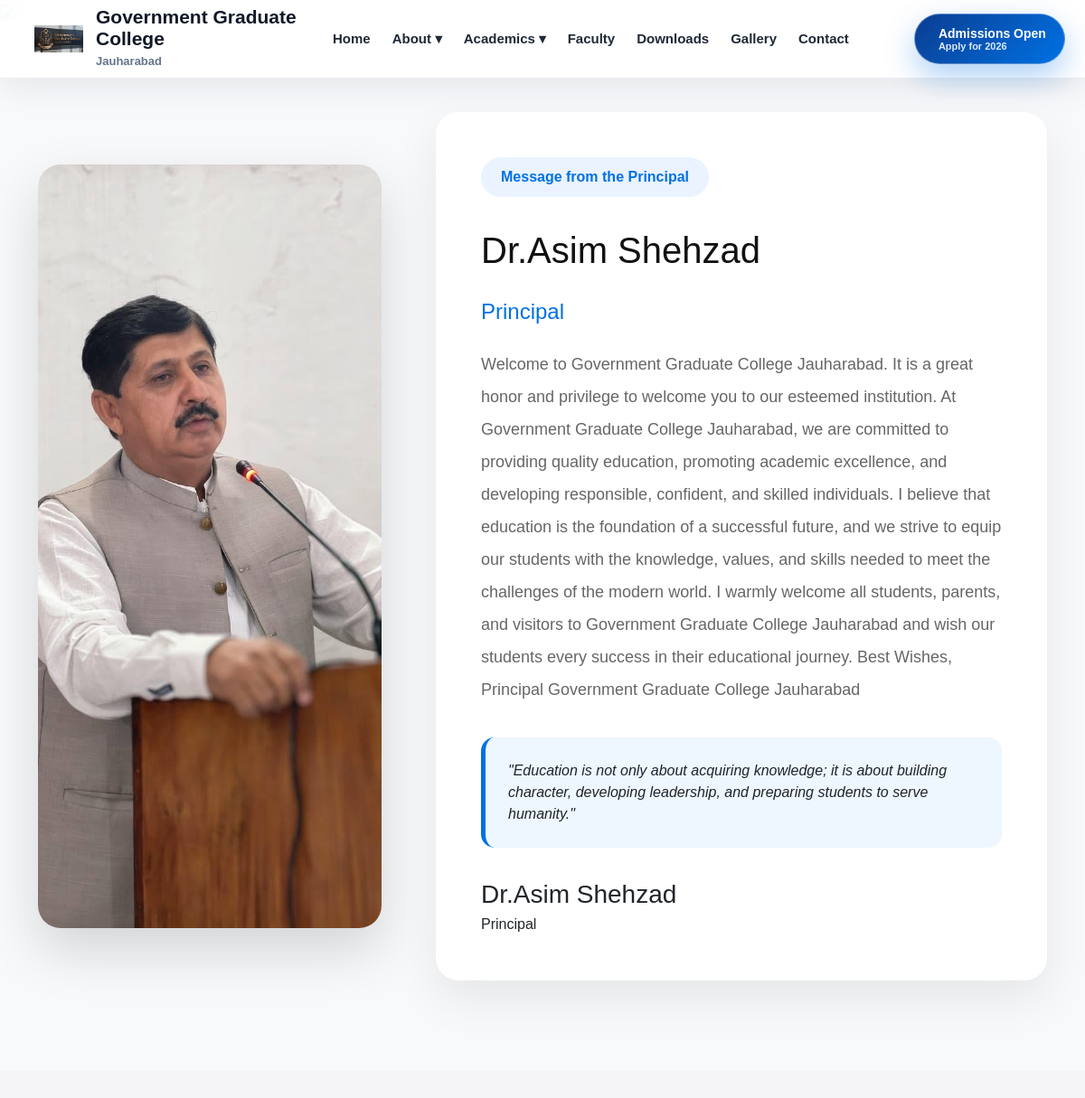
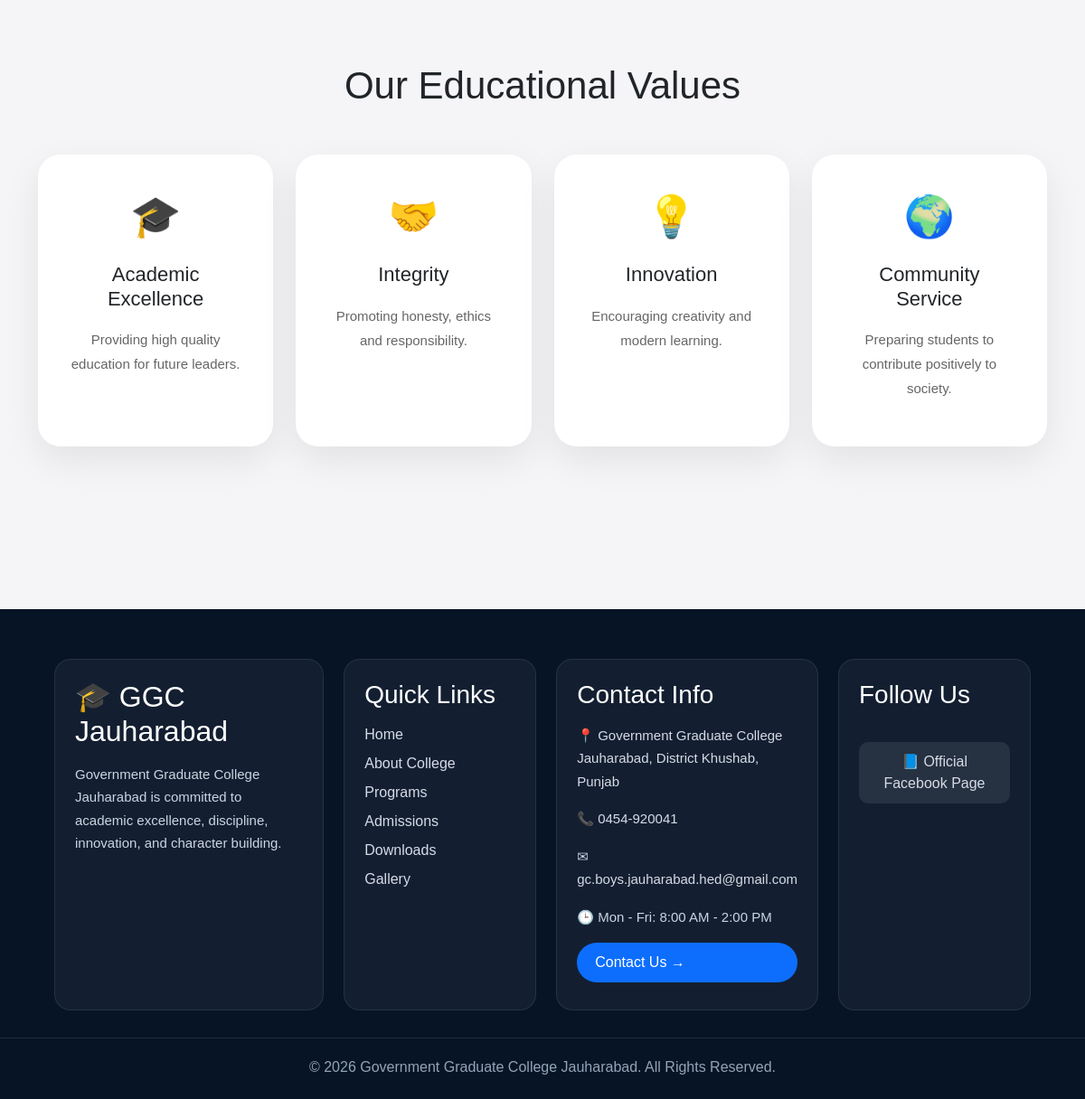
Page /about/principal/ on the committed database (2 pictures, top to bottom).
### website/models.py (models this page shows, shortened)
class Principal(models.Model):
    name = models.CharField(max_length=100)
    designation = models.CharField(max_length=100)
    image = models.ImageField(upload_to='principal/')
    message = models.TextField()

### website/views.py (the view)
# urls.py: path('about/principal/', views.principal_page, name='principal'),
def principal_page(request):
    principal = Principal.objects.first()
    context = {
        "principal": principal,
    }
    return render(request, "about/principal.html", context)

### templates/about/principal.html (shortened to what this page needs)
{% extends 'base.html' %}
{% load static %}
{% block content %}
<section class="page-banner">
</section>
<section class="principal-page">
<div class="container">
<div class="principal-wrapper">
<div class="principal-image">
{% if principal and principal.image %}
    <img src="{{ principal.image.url }}" alt="{{ principal.name }}">
{% else %}
    <img src="{% static 'images/principal/principal.jpg' %}" alt="Principal">
{% endif %}
</div>
<div class="principal-content">
<span class="section-tag">
Message from the Principal
</span>
<h2>{{ principal.name }}</h2>
<h4>{{ principal.designation }}</h4>
<p>
{{ principal.message }}
</p>
<div class="quote-box">
"Education is not only about acquiring knowledge; it is about building character, developing leadership, and preparing students to serve humanity."
</div>
<div class="signature">
<h3>{{ principal.name }}</h3>
<span>Principal</span>
</div>
</div>
</div>
</div>
</section>
<section class="values-area">
<div class="container">
<h2>Our Educational Values</h2>
<div class="values-grid">
<div class="value-box">
🎓
<h3>Academic Excellence</h3>
<p>Providing high quality education for future leaders.</p>
</div>
<div class="value-box">
🤝
<h3>Integrity</h3>
<p>Promoting honesty, ethics and responsibility.</p>
</div>
<div class="value-box">
💡
<h3>Innovation</h3>
<p>Encouraging creativity and modern learning.</p>
</div>
<div class="value-box">
🌍
<h3>Community Service</h3>
<p>Preparing students to contribute positively to society.</p>
</div>
</div>
</div>
</section>
{% endblock %}

### static/css/style.css (style rules this page uses)
* { margin:0; padding:0; box-sizing:border-box; }
body { font-family:Arial, Helvetica, sans-serif; background:#f5f5f7; }

### static/css/principal.css (style rules this page uses)
.principal-image { text-align:center; }
.principal-image img { width:100%; max-width:430px; border-radius:25px; box-shadow:0 25px 60px rgba(0,0,0,.15); transition:.4s; }
.section-tag { display:inline-block; background:#E8F1FF; color:#0071e3; padding:10px 22px; border-radius:50px; font-weight:600; margin-bottom:20px; }
.principal-content h2 { font-size:42px; margin-bottom:25px; color:#111; }
.principal-content p { color:#666; line-height:1.9; font-size:18px; }
.principal-content h4 { margin-top:30px; font-size:24px; }

### static/css/about.css (style rules this page uses)
.section-tag { display:inline-block; background:#EAF3FF; color:#0071e3; padding:10px 22px; border-radius:50px; margin-bottom:20px; font-weight:600; }

### static/css/pages.css (style rules this page uses)
.values-grid { display:grid; grid-template-columns:repeat(4,1fr); gap:25px; }
.principal-page { padding:100px 0; background:#f8f9fb; }
.principal-wrapper { display:grid; grid-template-columns:380px 1fr; gap:60px; align-items:center; }
.principal-image img { width:100%; border-radius:25px; box-shadow:0 25px 60px rgba(0,0,0,.15); }
.principal-content { background:white; padding:50px; border-radius:25px; box-shadow:0 20px 50px rgba(0,0,0,.08); }
.principal-content h2 { font-size:40px; margin:15px 0; }
.principal-content h4 { color:#0071e3; margin-bottom:25px; }
.principal-content p { line-height:2; color:#666; }
.quote-box { margin-top:35px; background:#eef6ff; border-left:5px solid #0071e3; padding:25px; border-radius:15px; font-style:italic; }
.signature { margin-top:35px; }
.signature h3 { margin-bottom:5px; }
.values-area { padding:100px 0; }
.values-area h2 { text-align:center; margin-bottom:50px; font-size:42px; }
.value-box { background:white; padding:35px; text-align:center; border-radius:25px; box-shadow:0 15px 40px rgba(0,0,0,.08); transition:.4s; font-size:45px; }
.value-box h3 { font-size:22px; margin:18px 0; }
.value-box p { font-size:15px; color:#666; line-height:1.8; }

### rows in the picture
Principal: image (picture), name "Dr.Asim Shehzad", designation "Principal", message "Welcome to Government Graduate College Jauharabad. It is a great honor and privilege to welcome you to our esteemed institution. At Government Graduate College Jauharabad, we are committed to providing quality education, promoting academic excellence, and developing responsible, confident, and skilled individuals. I believe that education is the foundation of a successful future, and we strive to equip our students with the knowledge, values, and skills needed to meet the challenges of the modern world. I warmly welcome all students, parents, and visitors to Government Graduate College Jauharabad and wish our students every success in their educational journey. Best Wishes, Principal…"
